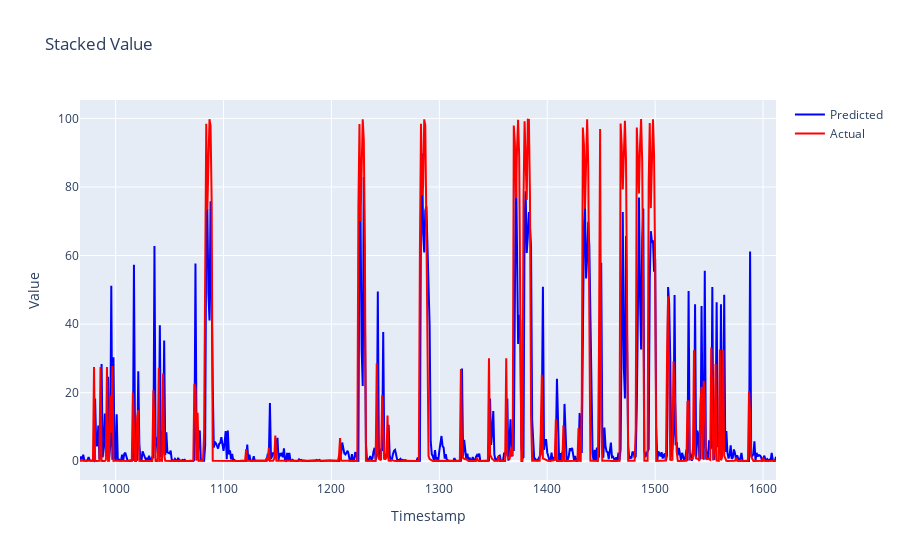

Write notebook code for a chart like this one.
### Code cell
y_pred, y_val=generate_stacked_predictions(best_models, unique_id, predicted_df_final, original_values_df)
# Save predictions to npz file
np.savez('test/original2.npz', y_val=y_val)
np.savez('test/stacked_results2.npz', y_pred=y_pred)

### Figure 1 — Plotly figure (JSON) as saved in the notebook; plotly's stock layout.template omitted (floating-point values rounded to 4 significant figures; data arrays with more than 128 entries replaced by an {"elided": "..."} marker saying what was removed)
{"data": [{"line": {"color": "blue"}, "mode": "lines", "name": "Predicted", "type": "scatter", "x": {"elided": "646 int values"}, "y": {"elided": "646 float values"}}, {"line": {"color": "red"}, "mode": "lines", "name": "Actual", "type": "scatter", "x": {"elided": "646 int values"}, "y": {"elided": "646 float values"}}], "layout": {"title": {"text": "Stacked Value"}, "xaxis": {"title": {"text": "Timestamp"}}, "yaxis": {"title": {"text": "Value"}}}}
